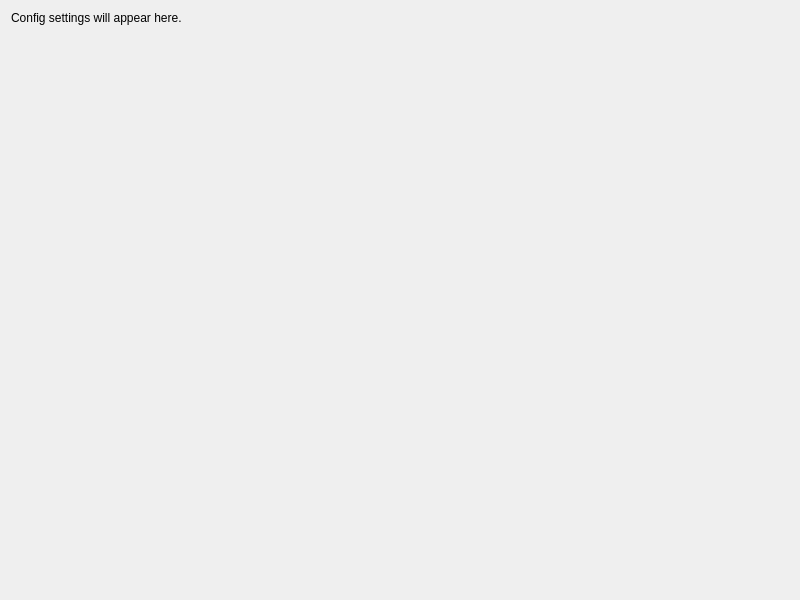
<?xml version="1.0" encoding="UTF-8"?>
<ui version="4.0">
 <class>ConfigTab</class>
 <widget class="QWidget" name="ConfigTab">
  <property name="geometry">
   <rect>
    <x>0</x>
    <y>0</y>
    <width>800</width>
    <height>600</height>
   </rect>
  </property>
  <layout class="QVBoxLayout" name="verticalLayout">
   <item>
    <widget class="QLabel" name="label">
     <property name="text">
      <string>Config settings will appear here.</string>
     </property>
    </widget>
   </item>
   <item>
    <spacer name="verticalSpacer">
     <property name="orientation">
      <enum>Qt::Vertical</enum>
     </property>
     <property name="sizeHint" stdset="0">
      <size>
       <width>20</width>
       <height>40</height>
      </size>
     </property>
    </spacer>
   </item>
  </layout>
 </widget>
 <resources/>
 <connections/>
</ui> 
